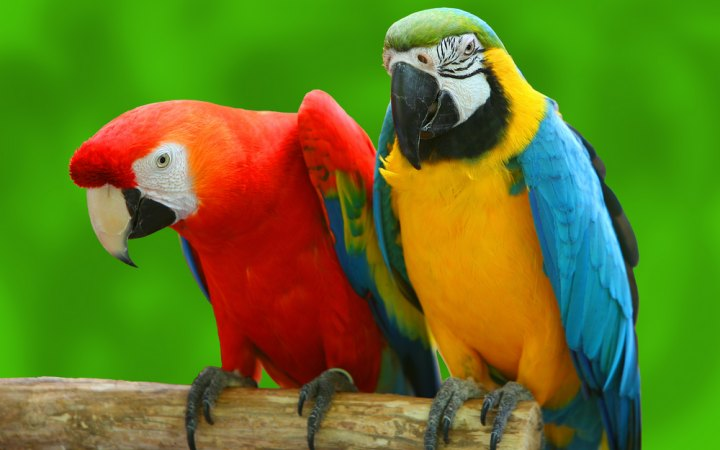
#> input picture CV_parinya/parrot.jpg, 720 x 450 px
$ python 05_color_detection.py
#> lines starting #> are read from the running program, lines starting #| are printed output that depends on the picture; after the words box and inside, x2 and y2 are one past the last pixel; in counts of white or black regions, pixels touching at a corner belong together
import cv2
import numpy as np
import matplotlib.pyplot as plt

A = cv2.imread('parrot.jpg')
#> A is the input picture: shape (450, 720, 3); mean B, G, R 32.5, 119.5, 100
plt.imshow(A[:,:,::-1])
plt.show()

tol = 30
color = np.array([64, 116, 138])

mask = cv2.inRange(A, color-tol, color+tol)
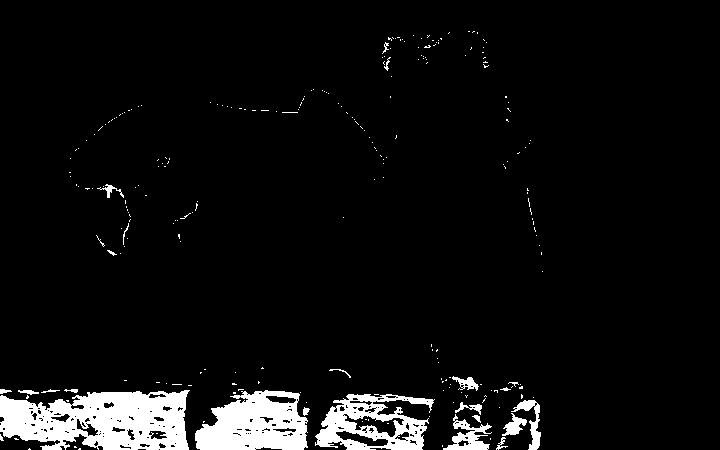
#> mask: shape (450, 720); 6% white; 244 white regions (221 under 20 px), largest, box (x1, y1, x2, y2) and area: (0, 390, 190, 450) 8303, (195, 390, 308, 450) 4863, (315, 394, 435, 450) 3477
Amask = cv2.bitwise_and(A, A, mask=mask)
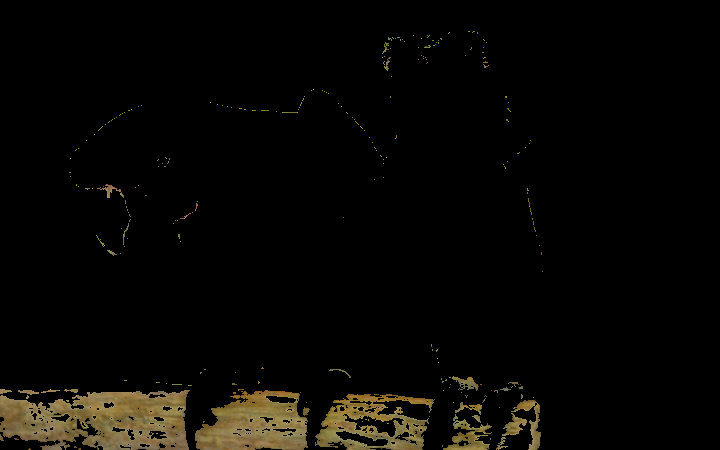
#> Amask: shape (450, 720, 3); mean B, G, R 4.1, 7.1, 8.3
cv2.imshow('mask', mask)
cv2.imshow('Amask', Amask)
cv2.waitKey(0)
cv2.destroyAllWindows()
# cv2.imwrite('mask.png', mask)
# cv2.imwrite('Amask.png', Amask)

$ run again, with CV_parinya/im1.jpg copied over CV_parinya/parrot.jpg
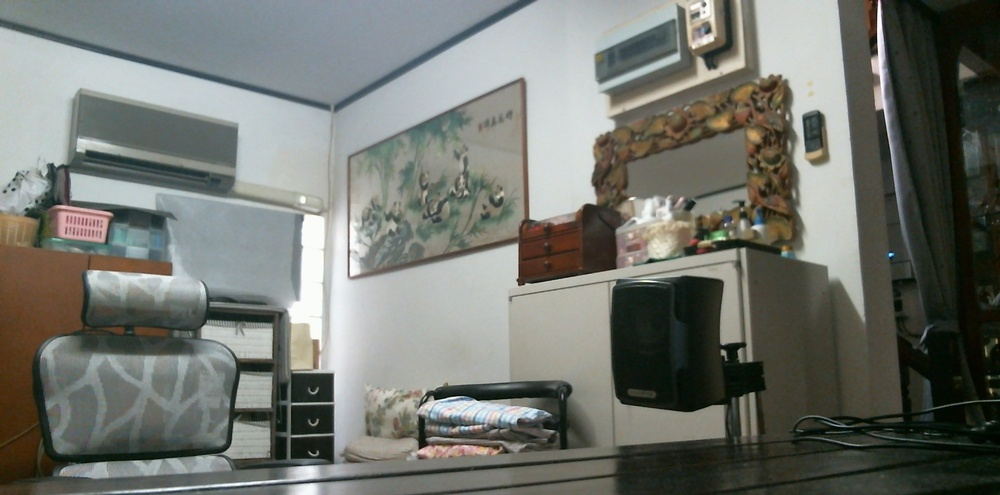
#> input picture CV_parinya/im1.jpg, 1000 x 495 px, shrunk from 1920 x 950 before the run
#> A is the input picture: shape (495, 1000, 3); mean B, G, R 110.3, 116.6, 113.8
#> `mask = cv2.inRange(A, color-tol, color+tol)`:
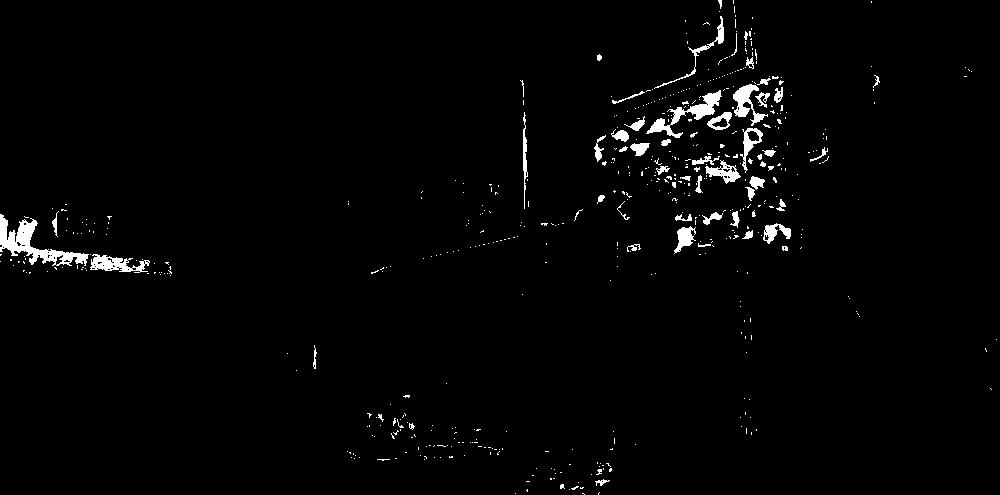
#> mask: shape (495, 1000); 1.9% white; 541 white regions (484 under 20 px), largest, box (x1, y1, x2, y2) and area: (0, 214, 89, 266) 1475, (646, 90, 722, 138) 867, (90, 254, 150, 273) 574
#> `Amask = cv2.bitwise_and(A, A, mask=mask)`:
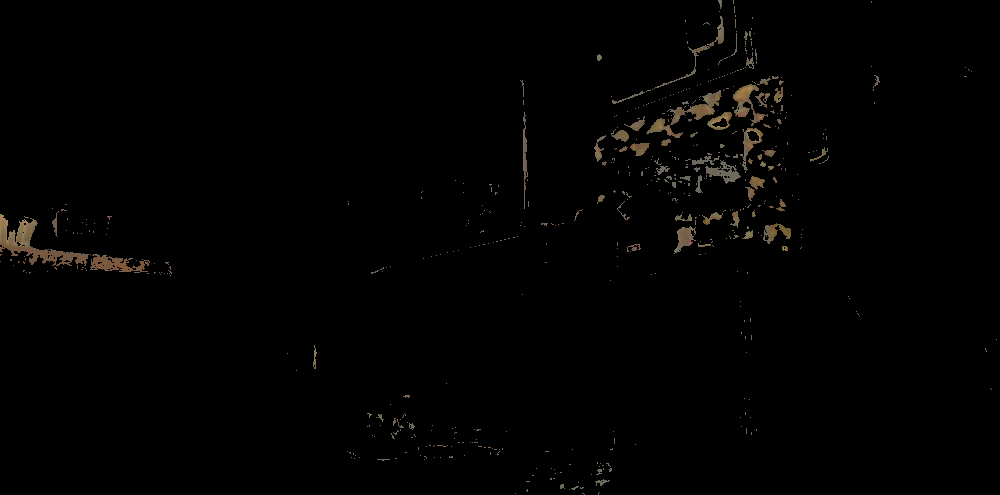
#> Amask: shape (495, 1000, 3); mean B, G, R 1.5, 1.9, 2.3

$ run again, with CV_parinya/im2.jpg copied over CV_parinya/parrot.jpg
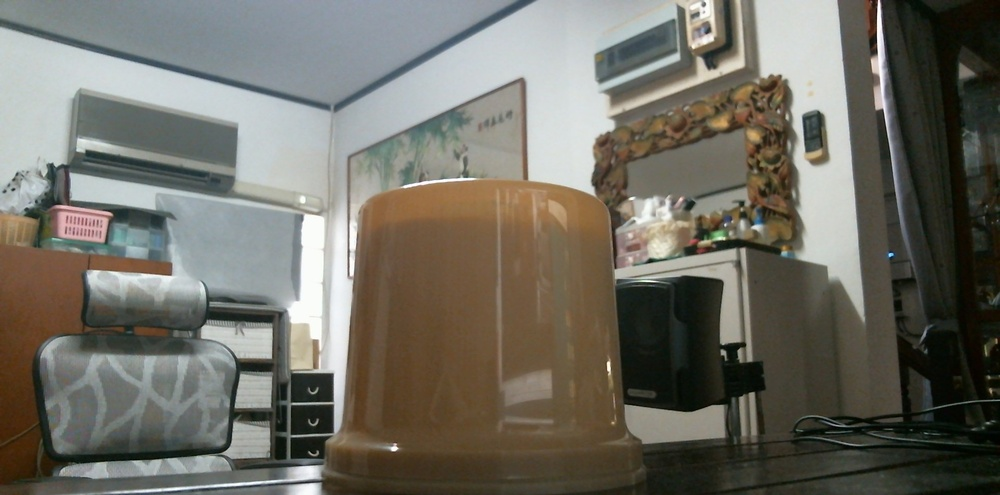
#> input picture CV_parinya/im2.jpg, 1000 x 495 px, shrunk from 1920 x 950 before the run
#> A is the input picture: shape (495, 1000, 3); mean B, G, R 100.3, 109.6, 111.8
#> `mask = cv2.inRange(A, color-tol, color+tol)`:
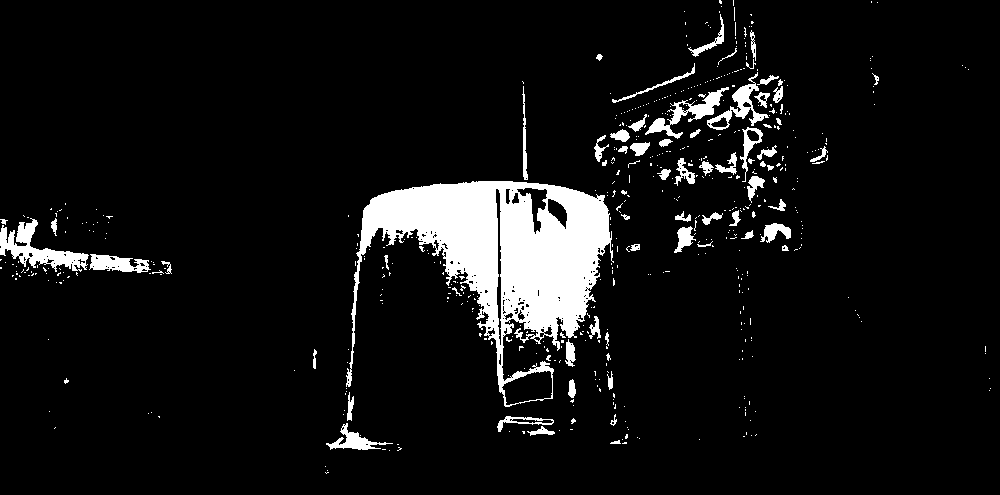
#> mask: shape (495, 1000); 7.5% white; 556 white regions (489 under 20 px), largest, box (x1, y1, x2, y2) and area: (346, 181, 614, 407) 24471, (0, 218, 89, 272) 1730, (645, 87, 729, 139) 1021
#> `Amask = cv2.bitwise_and(A, A, mask=mask)`:
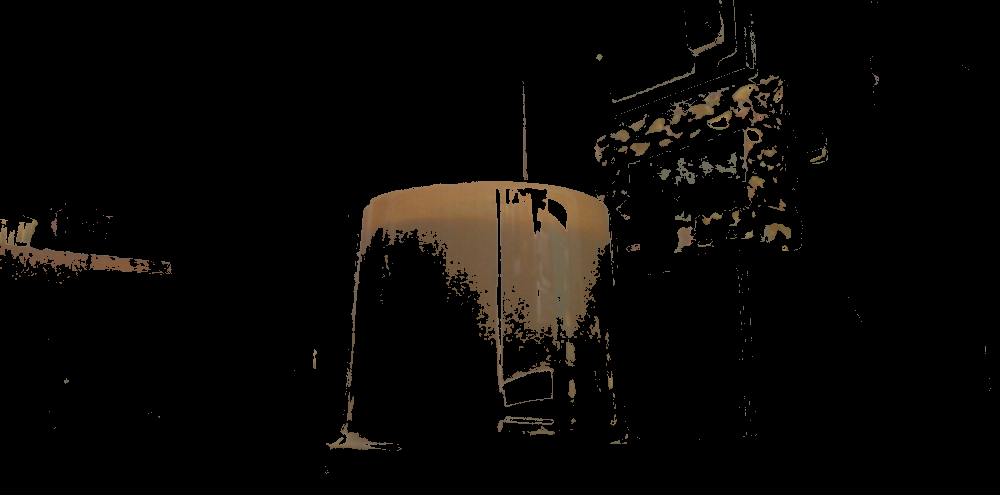
#> Amask: shape (495, 1000, 3); mean B, G, R 5.4, 7.4, 9.3
